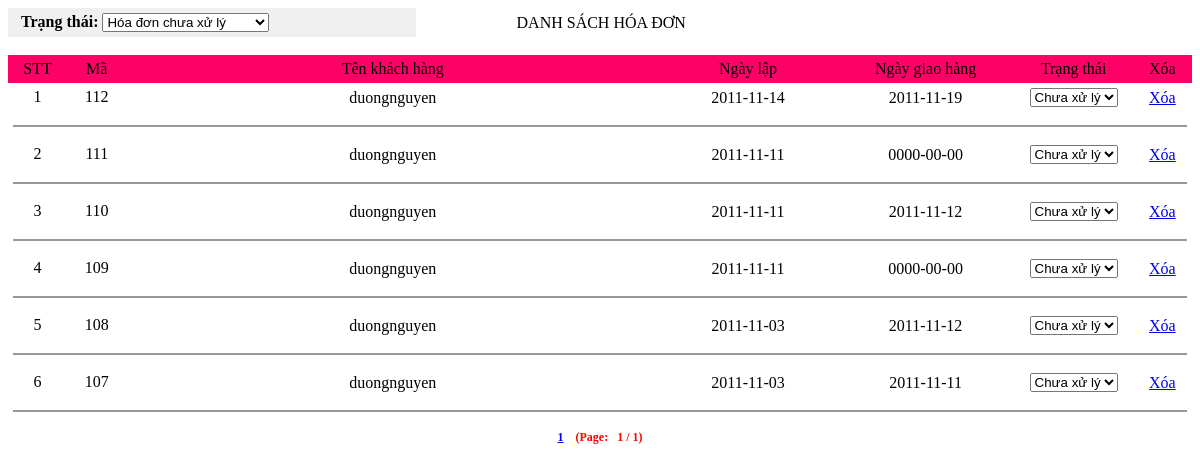
The app's page /admin/order/order_list.php?ostatus=1, older data.
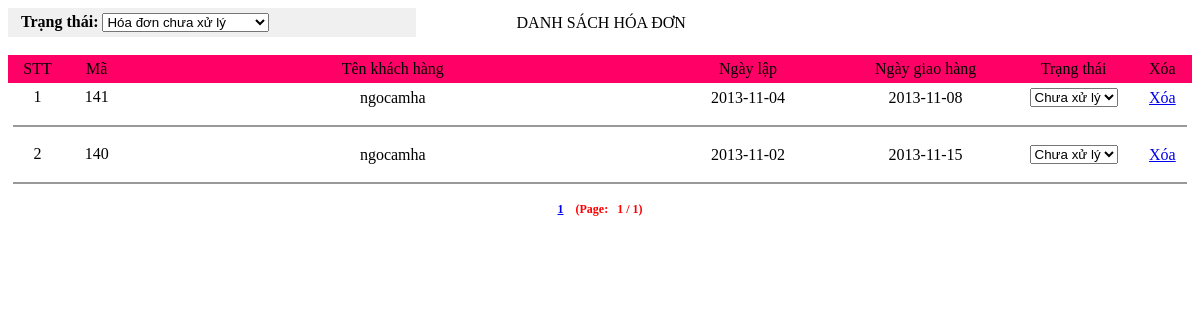
The same page, newer data.
### tables this page shows
CREATE TABLE IF NOT EXISTS `orders` (
  `OrdID` int(11) NOT NULL AUTO_INCREMENT,
  `Date` date NOT NULL,
  `OrdStatus` tinyint(4) NOT NULL,
  `OrdShipDate` date DEFAULT NULL,
  `OrdName` varchar(50) NOT NULL,
  `OrdAdd` varchar(50) NOT NULL,
  `OrdPhone` varchar(25) NOT NULL,
  `PayID` int(11) NOT NULL,
  `CusID` int(11) NOT NULL,
  PRIMARY KEY (`OrdID`)
);

CREATE TABLE IF NOT EXISTS `orderdetail` (
  `OrdID` int(11) NOT NULL,
  `ProID` int(11) NOT NULL,
  `OdQty` int(11) NOT NULL,
  `OdPrice` double NOT NULL,
  PRIMARY KEY (`OrdID`,`ProID`)
);

CREATE TABLE IF NOT EXISTS `customer` (
  `CusID` int(11) NOT NULL AUTO_INCREMENT,
  `RegDate` date NOT NULL,
  `CusUser` varchar(25) NOT NULL,
  `CusPass` varchar(32) NOT NULL,
  `CusName` varchar(50) NOT NULL,
  `CusPhone` varchar(30) DEFAULT NULL,
  `CusAdd` varchar(255) NOT NULL,
  `CusEmail` varchar(50) NOT NULL,
  `CusGender` tinyint(4) NOT NULL DEFAULT '1',
  `CusQues` tinyint(4) NOT NULL,
  `CusAns` varchar(250) NOT NULL,
  `CusStatus` tinyint(4) NOT NULL DEFAULT '1',
  `TotalPurchase` int(11) NOT NULL,
  `CusImage` varchar(100) DEFAULT 'default.png',
  PRIMARY KEY (`CusID`),
  UNIQUE KEY `CusUser` (`CusUser`),
  UNIQUE KEY `CusEmail` (`CusEmail`)
);

### admin/order/order_list.php (the view, shortened to what the changed rows need)
<?
	$date = date("y-m-d");
	$record_per_page = 10;
	$pagenum = $_GET["page"];
	$ostatus=$_REQUEST['ostatus'];
	$page = "admin.php?go=order_list&ostatus=".$ostatus;
	if($ostatus==2){
		$sql_order="SELECT * FROM orders,orderdetail,customer WHERE orders.OrdID=orderdetail.OrdID and customer.CusID=orders.CusID Group By orders.OrdID,Date,OrdStatus,OrdShipDate order by orders.OrdID desc";
	}else if($ostatus==3){
		$sql_order="SELECT * FROM orders,orderdetail,customer WHERE orders.OrdID=orderdetail.OrdID and customer.CusID=orders.CusID and orders.Date='".$date."' Group By orders.OrdID,Date,OrdStatus,OrdShipDate order by orders.OrdID desc";
	}else{
		$sql_order="SELECT * FROM orders,orderdetail,customer WHERE orders.OrdID=orderdetail.OrdID and customer.CusID=orders.CusID and OrdStatus=".$ostatus." Group By orders.OrdID,Date,OrdStatus,OrdShipDate order by orders.OrdID desc";
	}
	$re_order=mysql_query($sql_order,$cnn);
	$totalpage =ceil( mysql_num_rows($re_order) / $record_per_page);
	if(!$pagenum || $pagenum <=0 || $pagenum > $totalpage){
		$pagenum = 1;
	}
	if($pagenum == 1){
		$from = 0;
	}else{
		$from = ($pagenum-1)*$record_per_page;
	}
	$sql_order =$sql_order." LIMIT ".$from.",".$record_per_page;
	$re_order=mysql_query($sql_order,$cnn);
?>
<div class="table2">
  <table width="100%"  cellspacing="0" cellpadding="5" >
	<?
	$t=0;
	while($row_order=mysql_fetch_array($re_order))
	{
	$t++;
	?>
    <tr onmouseover="this.className='over'" onmouseout="this.className='out'">
	  <td width="5%" align="center" valign="top" onclick="location.href='admin.php?go=order_detail&action=detail&orderid=<? echo($row_order['OrdID']);?>'"><?php echo($t);?></td>
      <td width="5%" align="center" valign="top" onclick="location.href='admin.php?go=order_detail&action=detail&orderid=<? echo($row_order['OrdID']);?>'"><? echo($row_order['OrdID']);?></td>
      <td width="45%" align="center" onclick="location.href='admin.php?go=order_detail&action=detail&orderid=<? echo($row_order['OrdID']);?>'"><? echo($row_order['CusUser']);?></td>
	  <td width="15%" align="center" onclick="location.href='admin.php?go=order_detail&action=detail&orderid=<? echo($row_order['OrdID']);?>'"><? echo($row_order['Date']);?></td>
	  <td width="15%" align="center" onclick="location.href='admin.php?go=order_detail&action=detail&orderid=<? echo($row_order['OrdID']);?>'"><? echo($row_order['OrdShipDate']);?></td>
	  <td width="10%" align="center">
        <select class="tableboxinput" name="selectstatus" onchange="location.href='admin.php?go=order_list&ostatus=<? echo $ostatus ?>&action=update&orderid=<? echo($row_order['OrdID']);?>&orderstatus='+this.value">
            <?
			if($row_order['OrdStatus']==1){
			?>
            <option value="1">Chưa xử lý</option>
			<?
			 }else if($row_order['OrdStatus']==0){
			?>
			<option value="0">Đã xử lý</option>
			<?
			}
			?>
      </select>      </td>
      <td width="5%" align="center">
	  	<a href='admin.php?go=order_list&ostatus=<? echo $ostatus; ?>&action=delete&orderid=<? echo($row_order['OrdID']);?>' onClick="if(confirm('Bạn thực sự muốn xóa hóa đơn này?')) return true; else return false;">Xóa</a>
					</td>
    </tr>
	<tr>
		<td colspan="7"><hr color="#999999" size="2" /></td>
	</tr>
	<?
	}
	?>
	<tr  style="font-size:12px; font-weight:bold">
	  <td colspan="7" align="center" valign="bottom" >
	  <?
		for($i =1; $i<=$totalpage;$i++)
		{
			if ($i==1){
				echo "<a href='".$page."&page=".$i."' >".$i."</a>"	;
			}else{
			if($pagenum==$i)
				echo " | <a href='".$page."&page=".$i."'><B><font color=red><u>".$i."</u></font></B></a>";
			else
				echo " | <a href='".$page."&page=".$i."'>".$i."</a>";
			}
		}
		echo("<font color=red>  &nbsp; &nbsp;(Page: &nbsp; ".$pagenum."&nbsp;/&nbsp;".$totalpage.")");
		?>	  </td>
    </tr>
</table>
  <br /><br /></div>

Row changes from the older to the newer data that the page shows:
removed orders: orderdetail.OrdID "112", CusID.CusUser "duongnguyen", Date "2011-11-14", OrdShipDate "2011-11-19", selectstatus "Chưa xử lý"
removed orders: orderdetail.OrdID "111", CusID.CusUser "duongnguyen", Date "2011-11-11", OrdShipDate "0000-00-00", selectstatus "Chưa xử lý"
removed orders: orderdetail.OrdID "110", CusID.CusUser "duongnguyen", Date "2011-11-11", OrdShipDate "2011-11-12", selectstatus "Chưa xử lý"
removed orders: orderdetail.OrdID "109", CusID.CusUser "duongnguyen", Date "2011-11-11", OrdShipDate "0000-00-00", selectstatus "Chưa xử lý"
removed orders: orderdetail.OrdID "108", CusID.CusUser "duongnguyen", Date "2011-11-03", OrdShipDate "2011-11-12", selectstatus "Chưa xử lý"
removed orders: orderdetail.OrdID "107", CusID.CusUser "duongnguyen", Date "2011-11-03", OrdShipDate "2011-11-11", selectstatus "Chưa xử lý"
added orders: orderdetail.OrdID "141", CusID.CusUser "ngocamha", Date "2013-11-04", OrdShipDate "2013-11-08", selectstatus "Chưa xử lý"
added orders: orderdetail.OrdID "140", CusID.CusUser "ngocamha", Date "2013-11-02", OrdShipDate "2013-11-15", selectstatus "Chưa xử lý"
